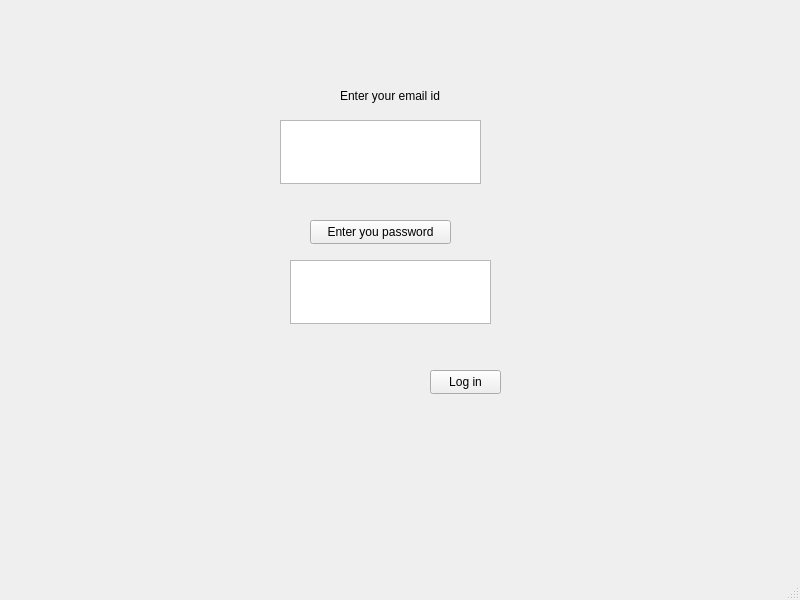
<?xml version="1.0" encoding="UTF-8"?>
<ui version="4.0">
 <class>MainWindow</class>
 <widget class="QMainWindow" name="MainWindow">
  <property name="geometry">
   <rect>
    <x>0</x>
    <y>0</y>
    <width>800</width>
    <height>600</height>
   </rect>
  </property>
  <property name="windowTitle">
   <string>MainWindow</string>
  </property>
  <widget class="QWidget" name="centralwidget">
   <widget class="QPlainTextEdit" name="emailText">
    <property name="geometry">
     <rect>
      <x>280</x>
      <y>120</y>
      <width>201</width>
      <height>64</height>
     </rect>
    </property>
   </widget>
   <widget class="QLabel" name="emailButton">
    <property name="geometry">
     <rect>
      <x>340</x>
      <y>60</y>
      <width>111</width>
      <height>71</height>
     </rect>
    </property>
    <property name="text">
     <string>Enter your email id</string>
    </property>
   </widget>
   <widget class="QPushButton" name="passwordButton">
    <property name="geometry">
     <rect>
      <x>310</x>
      <y>220</y>
      <width>141</width>
      <height>24</height>
     </rect>
    </property>
    <property name="text">
     <string>Enter you password</string>
    </property>
   </widget>
   <widget class="QPlainTextEdit" name="passwordText">
    <property name="geometry">
     <rect>
      <x>290</x>
      <y>260</y>
      <width>201</width>
      <height>64</height>
     </rect>
    </property>
   </widget>
   <widget class="QPushButton" name="loginButton">
    <property name="geometry">
     <rect>
      <x>430</x>
      <y>370</y>
      <width>71</width>
      <height>24</height>
     </rect>
    </property>
    <property name="text">
     <string>Log in</string>
    </property>
   </widget>
  </widget>
  <widget class="QMenuBar" name="menubar">
   <property name="geometry">
    <rect>
     <x>0</x>
     <y>0</y>
     <width>800</width>
     <height>33</height>
    </rect>
   </property>
  </widget>
  <widget class="QStatusBar" name="statusbar"/>
 </widget>
 <resources/>
 <connections/>
</ui>
